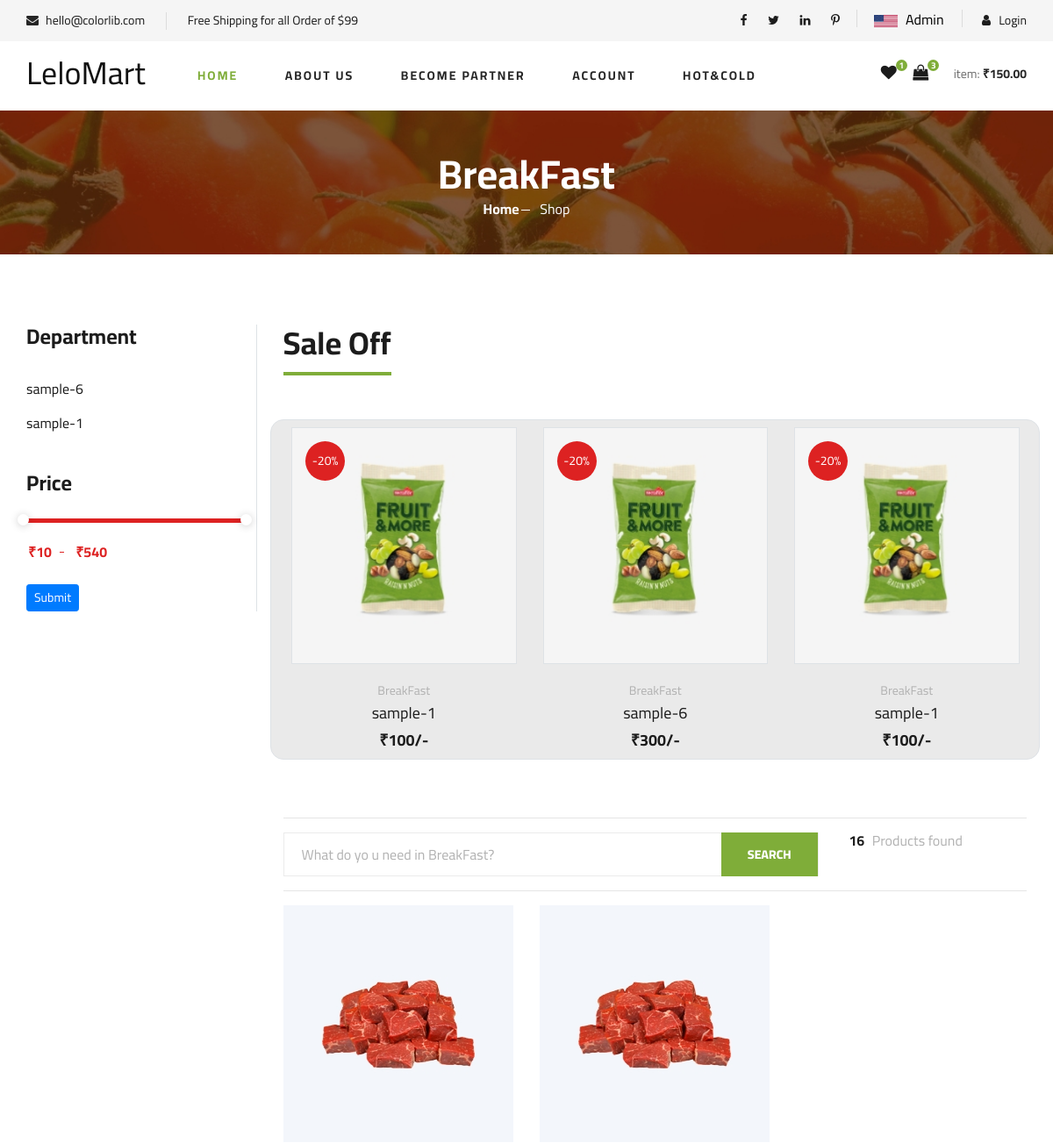
The page /category/1/ (upper part) on the database as committed earlier.
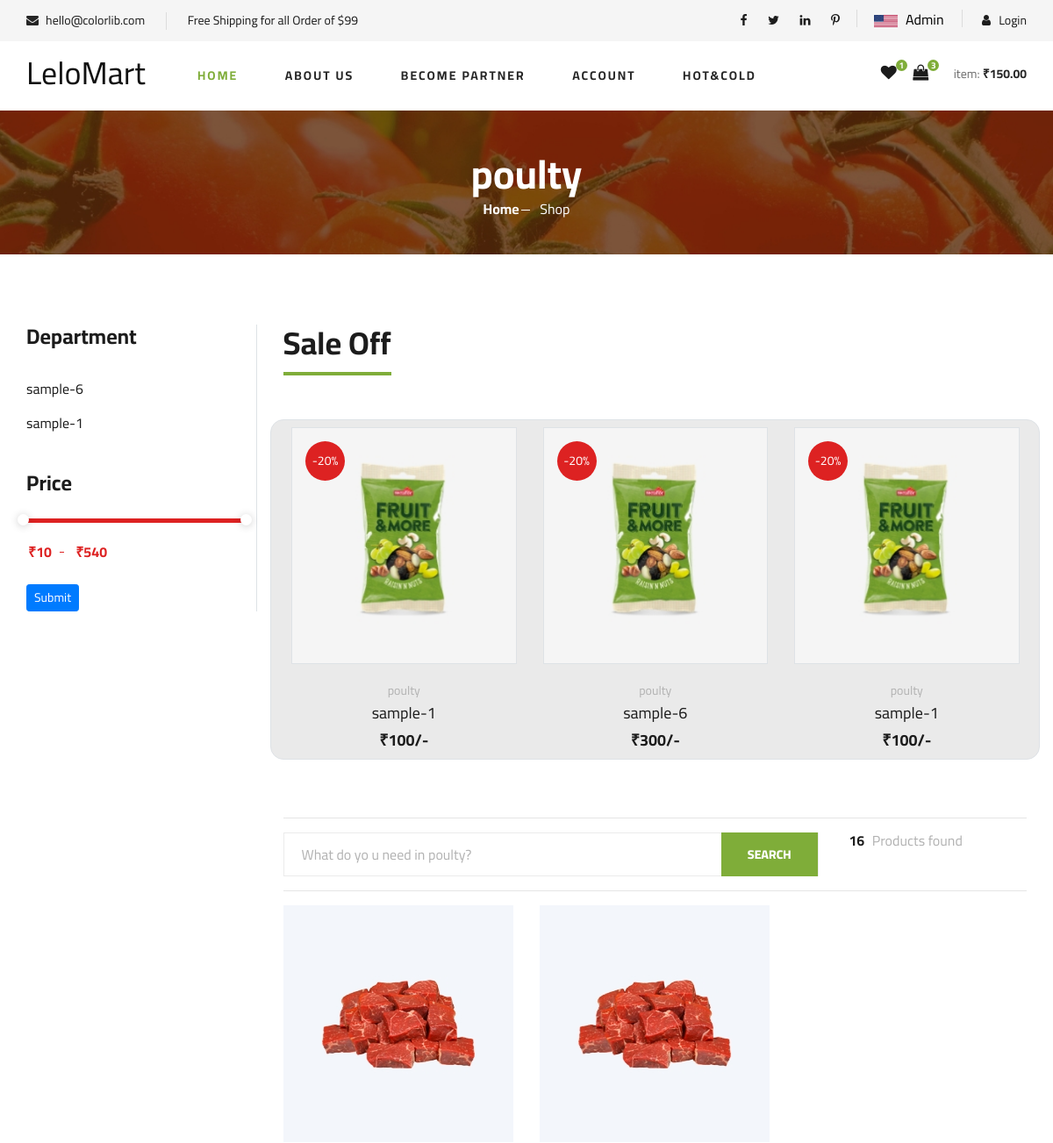
The same page on the database as committed later.
### basic/models.py (models this page shows, shortened)
class Item(models.Model):
    name = models.CharField(max_length=1000 )
    price = models.IntegerField(default=0)
    rating = models.FloatField(default=0)
    desc = models.TextField(null=True , blank=True)
    pTime = models.IntegerField(default=0)
    category = models.ForeignKey(Category , on_delete=models.CASCADE)

class Category(models.Model):
    name = models.CharField(max_length=100 )
    image = models.ImageField(upload_to='static/images/' , max_length=1000 , null=True , blank=True)

### basic/views.py (the view)
# urls.py: path('category/<str:pk>/' , views.category , name='category'),
def category(request ,pk):
    items = Item.objects.filter(category__id = pk)
    categoryName = items.first()
    itemsByRating = items.order_by('-rating')
    l1 = get_maximum_items(pk)
    if request.method == 'POST':
        minAmount = request.POST.get('minAmount')[1:]
        maxAmount = request.POST.get('maxAmount')[1:]
        items = Item.objects.filter(category__id=pk , price__gte = minAmount , price__lte= maxAmount)
    params ={
        'items' : items,
        'category' :categoryName,
        'itemsByRating':items,
        'topItems' : l1
    }
    return render(request , 'basic/category.html' , params)

### basic/maxItems.py (called while the page is built)
def get_maximum_items(par):
    l1 = []
    item = Item.objects.filter(category__id =par ).order_by('-rating')
    for i in item:
        l1.append(i)
    return l1

### basic/templates/basic/category.html (shortened to what the changed rows need)
{% extends 'basic/base.html' %}
{% load static %}
{% block content %}
    <section class="breadcrumb-section set-bg" data-setbg="{% static 'img/breadcrumb.jpg' %}">
        <div class="container">
            <div class="row">
                <div class="col-lg-12 text-center">
                    <div class="breadcrumb__text">
                        <h2> {{category.category.name}}</h2>
                        <div class="breadcrumb__option">
                            <a href="./index.html">Home</a>
                            <span>Shop</span>
                        </div>
                    </div>
                </div>
            </div>
        </div>
    </section>
    <section class="product spad">
        <div class="container">
            <div class="row">
                <div class="col-lg-3 col-md-5">
                    <div class="sidebar pr-2 border-right">
                        <div class="sidebar__item">
                            <ul>
                            {% for i in topItems %}
                                <li><a href="{% url 'item' i.id %}">{{i.name}}</a></li>
                            {% endfor %}
                            </ul>
                        </div>
                    </div>
                </div>
                <div class="col-lg-9 col-md-7">
                    <div class="product__discount">
                        <div class="section-title product__discount__title">
                            <h2>Sale Off</h2>
                        </div>
                        <div class="row">
                            <div class="product__discount__slider owl-carousel p-2 border" style=" border-radius:15px 15px; background-color:#EAEAEA; ">
                               {% for i  in items %}
                                <div class="col-lg-4">
                                    <div class="product__discount__item " >
                                        <div class="product__discount__item__pic set-bg border"
                                            data-setbg="{% static 'img/product/discount/pd-1.jpg' %}" style=" ">
                                            <div class="product__discount__percent">-20%</div>
                                        </div>
                                        <div class="product__discount__item__text">
                                            <span>{{i.category.name}}</span>
                                            <h5><a href="{% url 'item' i.id %}">{{i.name}}</a></h5>
                                            <div class="product__item__price">₹{{i.price}}/- </div>
                                        </div>
                                    </div>
                                </div>
                               {% endfor %}
                            </div>
                        </div>
                    </div>
                    <div class='row mb-3 '>
                        <div class='col-sm-6'>
                            <div class="hero__search__form">
                                <form action="#">
                                    <input type="text" placeholder="What do yo u need in {{category.category.name}}?">
                                    <button type="submit" class="site-btn">SEARCH</button>
                                </form>
                            </div>
                        </div>
                    </div>
                    <div class="row">
                        {% for i in itemsByRating %}
                            <div class="col-lg-4 col-md-6 col-sm-6">
                                <div class="product__item">
                                    <div class="product__item__pic set-bg" data-setbg="{% static 'img/product/product-1.jpg' %}">
                                    </div>
                                </div>
                            </div>
                        {% endfor %}
                    </div>
                </div>
            </div>
        </div>
    </section>
  {% endblock content%}

Rows that differ between the two databases and show on the page:
changed through a linked row, Item "sample-1": category.name "BreakFast" → "poulty"; category.name "What do yo u need in BreakFast?" → "What do yo u need in poulty?"
changed through a linked row, Item "sample-6": category.name "BreakFast" → "poulty"
